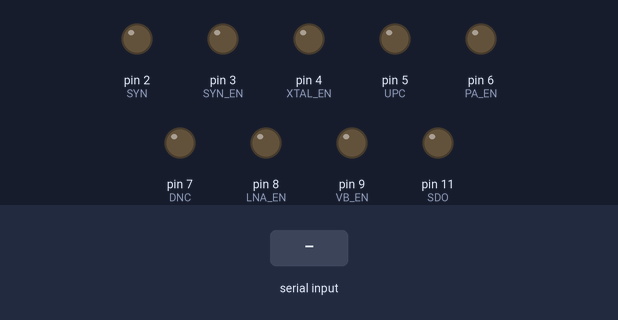
The sketch below on a simulated Arduino Uno, built with avr-gcc and run on an emulated ATmega328P. On the bench: output pins drawn as LEDs (lit = HIGH). Inputs (shaded band) come from the test bench. What the sketch prints to the serial monitor is not drawn.

Above: at 1.2 s.
1.3 s: "2\n" received over Serial
At 1.8 s:
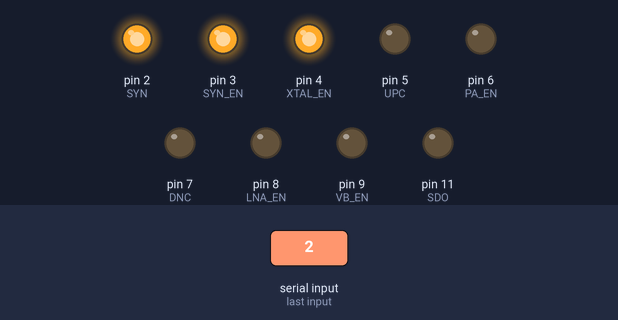
2.8 s: "3\n" received over Serial
At 4.0 s:
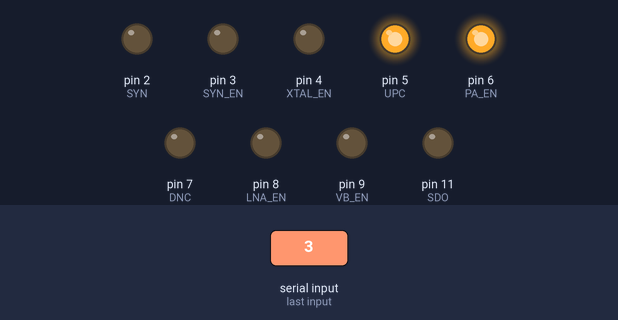
4.3 s: "4\n" received over Serial
At 5.3 s:
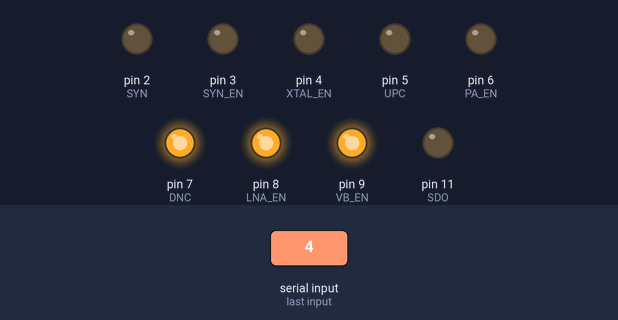
5.8 s: "1\n" received over Serial
At 6.5 s:
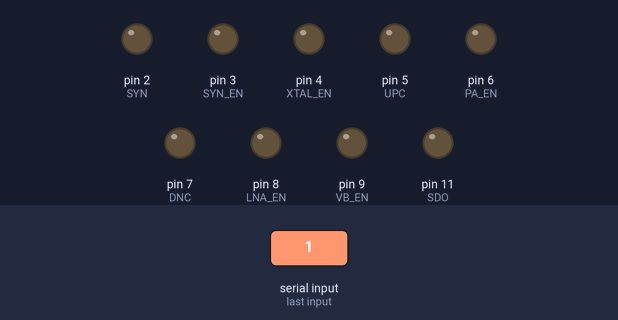
Timing chart, 0 to 8.3 s (numbered marks = the images above; inputs shaded):
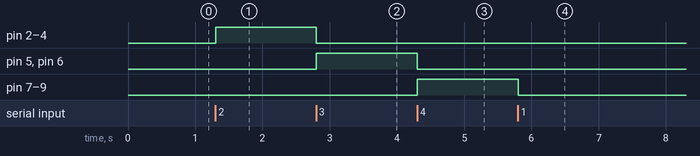

Measured:
- after the input at 1.3 s, pin 2 (SYN), pin 3 (SYN_EN), pin 4 (XTAL_EN): LOW → HIGH at once
- after the input at 2.8 s, pin 2 (SYN), pin 3 (SYN_EN), pin 4 (XTAL_EN): HIGH → LOW at once; pin 5 (UPC), pin 6 (PA_EN): LOW → HIGH at once
- after the input at 4.3 s, pin 5 (UPC), pin 6 (PA_EN): HIGH → LOW at once; pin 7 (DNC), pin 8 (LNA_EN), pin 9 (VB_EN): LOW → HIGH at once
- after the input at 5.8 s, pin 7 (DNC), pin 8 (LNA_EN), pin 9 (VB_EN): HIGH → LOW at once

The sketch:

Microcontroller_FPGA.ino
```cpp
////////////////////////////////////////
// Filename: Microcontroller_FPGA     //
// Authors: Alex Rhee and Robert King //
// Date Created: 3/20/23              //
// Last Modified: 3/20/23             //
////////////////////////////////////////

int SYN = 2; //SS
int SYN_EN = 3;
int XTAL_EN = 4;
int UPC = 5; //SS
int PA_EN = 6;
int DNC = 7; //SS
int LNA_EN = 8;
int VB_EN = 9;
int SDO = 11; //MOSI
int SDI = 12; //MISO
int SCLK = 13; //SCK

void setup()
{
  Serial.begin(9600);

  pinMode(SYN, OUTPUT);
  pinMode(SYN_EN, OUTPUT);
  pinMode(XTAL_EN, OUTPUT);
  pinMode(UPC, OUTPUT);
  pinMode(PA_EN, OUTPUT);
  pinMode(DNC, OUTPUT);
  pinMode(LNA_EN, OUTPUT);
  pinMode(VB_EN, OUTPUT);
  pinMode(SDO, OUTPUT);
  pinMode(SDI, INPUT);
  pinMode(SCLK, OUTPUT);

  digitalWrite(SYN, LOW); //Disable device
  digitalWrite(SYN_EN, LOW); //Disable device
  digitalWrite(XTAL_EN, LOW); //Disable device
  digitalWrite(UPC, LOW); //Disable device
  digitalWrite(PA_EN, LOW); //Disable device
  digitalWrite(DNC, LOW); //Disable device
  digitalWrite(LNA_EN, LOW); //Disable device
  digitalWrite(VB_EN, LOW); //Disable device

  while (!Serial); //Checks if Serial Monitor is open

  Serial.println("Input 1 for off state and values 2 - 4 to turn on synthesizer, up converter, and down converter subsystems");
}

void loop()
{
  if (Serial.available()) //Checks if data has arrived
  {
    int state = Serial.parseInt(); //Looks for a valid integer

    if (state == 1) //Checks state integer
    {
      digitalWrite(SYN, LOW); //Disable device
      digitalWrite(SYN_EN, LOW); //Disable device
      digitalWrite(XTAL_EN, LOW); //Disable device
      digitalWrite(UPC, LOW); //Disable device
      digitalWrite(PA_EN, LOW); //Disable device
      digitalWrite(DNC, LOW); //Disable device
      digitalWrite(LNA_EN, LOW); //Disable device
      digitalWrite(VB_EN, LOW); //Disable device
    }
    else if (state == 2) //Checks state integer
    {
      digitalWrite(SYN, HIGH); //Enable device
      digitalWrite(SYN_EN, HIGH); //Enable device
      digitalWrite(XTAL_EN, HIGH); //Enable device

      digitalWrite(UPC, LOW); //Disable device
      digitalWrite(PA_EN, LOW); //Disable device
      digitalWrite(DNC, LOW); //Disable device
      digitalWrite(LNA_EN, LOW); //Disable device
      digitalWrite(VB_EN, LOW); //Disable device
    }
    else if (state == 3) //Checks state integer
    {
      digitalWrite(UPC, HIGH); //Enable device
      digitalWrite(PA_EN, HIGH); //Enable device

      digitalWrite(SYN, LOW); //Disable device
      digitalWrite(SYN_EN, LOW); //Disable device
      digitalWrite(XTAL_EN, LOW); //Disable device
      digitalWrite(DNC, LOW); //Disable device
      digitalWrite(LNA_EN, LOW); //Disable device
      digitalWrite(VB_EN, LOW); //Disable device
    }
    else if (state == 4) //Checks state integer
    {
      digitalWrite(DNC, HIGH); //Enable device
      digitalWrite(LNA_EN, HIGH); //Enable device
      digitalWrite(VB_EN, HIGH); //Enable device

      digitalWrite(SYN, LOW); //Disable device
      digitalWrite(SYN_EN, LOW); //Disable device
      digitalWrite(XTAL_EN, LOW); //Disable device
      digitalWrite(UPC, LOW); //Disable device
      digitalWrite(PA_EN, LOW); //Disable device
    }
  }
}
```
